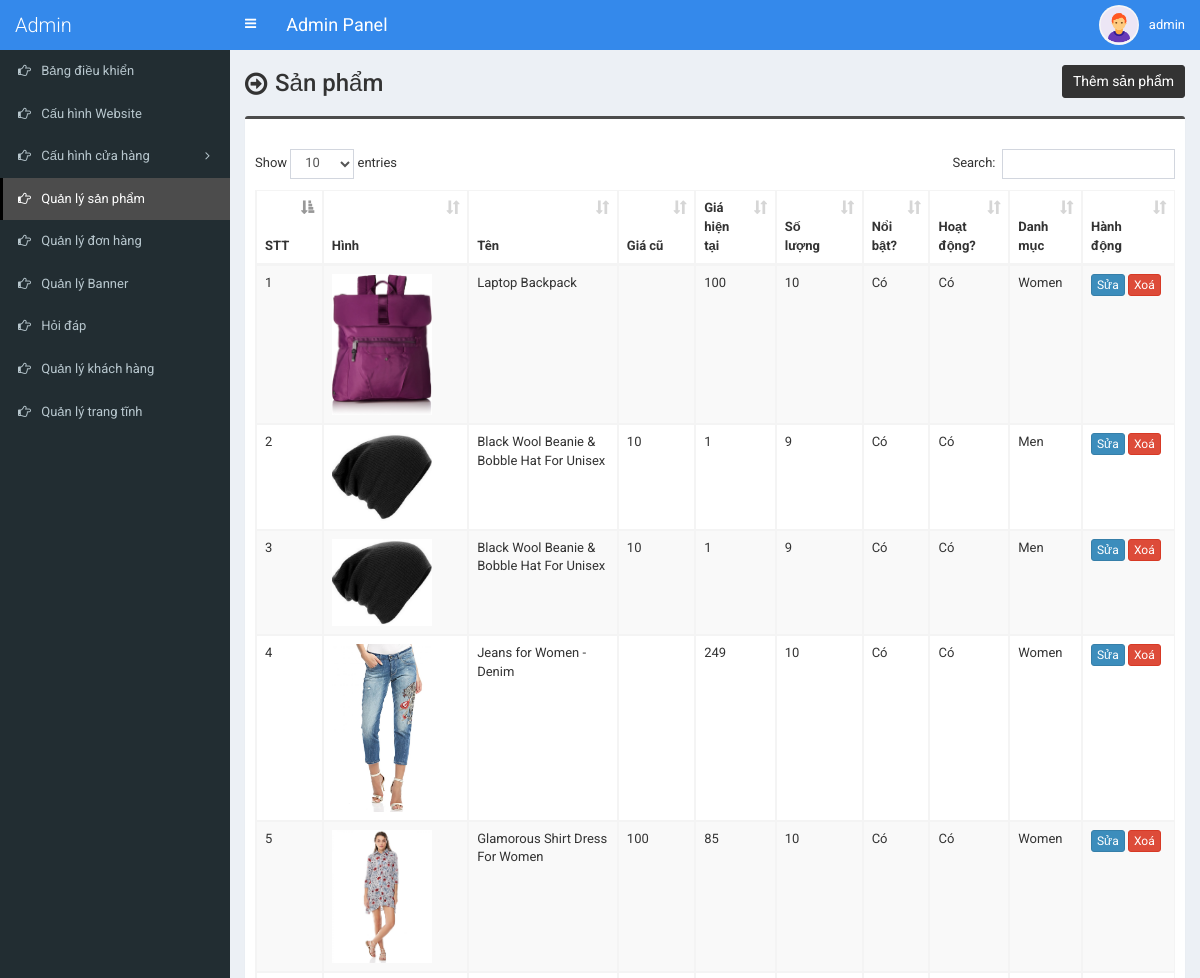
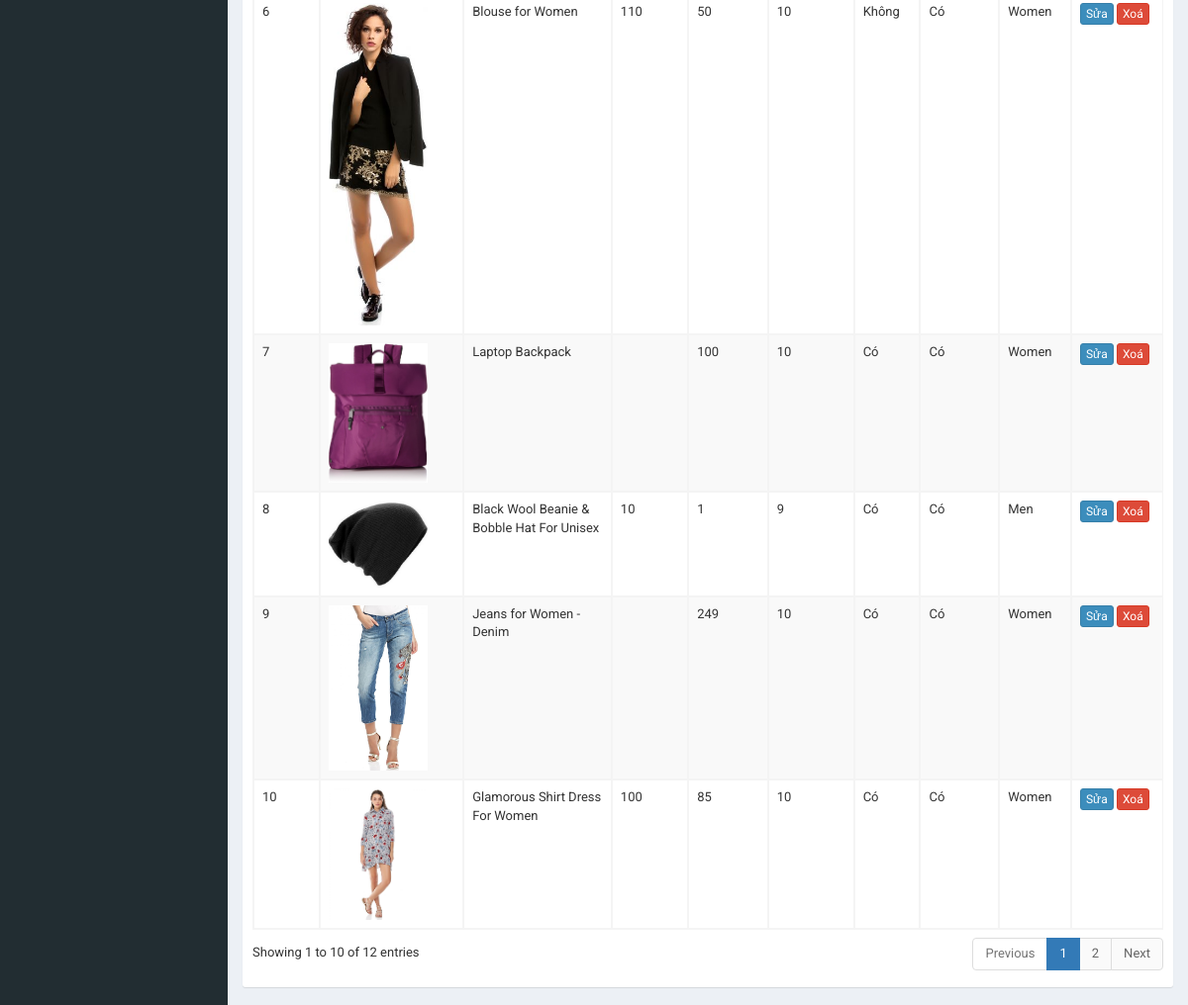
Screenshot of /admin/product.php (signed in) with the database file from the repository (2 pictures, top to bottom).
### tables this page shows
CREATE TABLE `tbl_product` (
  `p_id` int NOT NULL AUTO_INCREMENT,
  `p_name` varchar(255) NOT NULL,
  `p_old_price` varchar(10) NOT NULL,
  `p_current_price` varchar(10) NOT NULL,
  `p_qty` int NOT NULL,
  `p_featured_photo` varchar(255) NOT NULL,
  `p_description` text NOT NULL,
  `p_short_description` text NOT NULL,
  `p_feature` text NOT NULL,
  `p_condition` text NOT NULL,
  `p_return_policy` text NOT NULL,
  `p_total_view` int NOT NULL,
  `p_is_featured` int NOT NULL,
  `p_is_active` int NOT NULL,
  `ecat_id` int NOT NULL,
  PRIMARY KEY (`p_id`)
);

CREATE TABLE `tbl_top_category` (
  `tcat_id` int NOT NULL AUTO_INCREMENT,
  `tcat_name` varchar(255) NOT NULL DEFAULT '',
  `show_on_menu` int NOT NULL,
  `photo` varchar(255) DEFAULT NULL,
  PRIMARY KEY (`tcat_id`)
);

### admin/product.php (the view, shortened to what this page needs)
<?php require_once('header.php'); ?>
<section class="content-header">
	<div class="content-header-left">
		<h1>Sản phẩm</h1>
	</div>
	<div class="content-header-right">
		<a href="product-add.php" class="btn btn-primary btn-sm">Thêm sản phẩm</a>
	</div>
</section>
<section class="content">
	<div class="row">
		<div class="col-md-12">
			<div class="box box-info">
				<div class="box-body table-responsive">
					<table id="example1" class="table table-bordered table-striped">
						<thead>
							<tr>
								<th width="30">STT</th>
								<th>Hình</th>
								<th width="200">Tên</th>
								<th width="60">Giá cũ</th>
								<th width="60">Giá hiện tại</th>
								<th width="60">Số lượng</th>
								<th>Nổi bật?</th>
								<th>Hoạt động?</th>
								<th>Danh mục</th>
								<th width="80">Hành động</th>
							</tr>
						</thead>
						<tbody>
							<?php
							$i=0;
							$statement = $pdo->prepare("SELECT
														t1.p_id,
														t1.p_name,
														t1.p_old_price,
														t1.p_current_price,
														t1.p_qty,
														t1.p_featured_photo,
														t1.p_is_featured,
														t1.p_is_active,
														t1.ecat_id,
														t2.ecat_id,
														t2.ecat_name,
														t3.mcat_id,
														t3.mcat_name,
														t4.tcat_id,
														t4.tcat_name
							                           	FROM tbl_product t1
							                           	JOIN tbl_end_category t2
							                           	ON t1.ecat_id = t2.ecat_id
							                           	JOIN tbl_mid_category t3
							                           	ON t2.mcat_id = t3.mcat_id
							                           	JOIN tbl_top_category t4
							                           	ON t3.tcat_id = t4.tcat_id
							                           	ORDER BY t1.p_id DESC
							                           	");
							$statement->execute();
							$result = $statement->fetchAll(PDO::FETCH_ASSOC);
							foreach ($result as $row) {
								$i++;
								?>
								<tr>
									<td><?php echo $i; ?></td>
									<td style="width:130px;"><img src="../assets/uploads/<?php echo $row['p_featured_photo']; ?>" alt="<?php echo $row['p_name']; ?>" style="width:100px;"></td>
									<td><?php echo $row['p_name']; ?></td>
									<td><?php echo $row['p_old_price']; ?></td>
									<td><?php echo $row['p_current_price']; ?></td>
									<td><?php echo $row['p_qty']; ?></td>
									<td>
										<?php if($row['p_is_featured'] == 1) {echo 'Có';} else {echo 'Không';} ?>
									</td>
									<td>
										<?php if($row['p_is_active'] == 1) {echo 'Có';} else {echo 'Không';} ?>
									</td>
									<td><?php echo $row['tcat_name']; ?></td>
									<td>
										<a href="product-edit.php?id=<?php echo $row['p_id']; ?>" class="btn btn-primary btn-xs">Sửa</a>
										<a href="#" class="btn btn-danger btn-xs" data-href="product-delete.php?id=<?php echo $row['p_id']; ?>" data-toggle="modal" data-target="#confirm-delete">Xoá</a>
									</td>
								</tr>
								<?php
							}
							?>
						</tbody>
					</table>
				</div>
			</div>
		</div>
	</div>
</section>
<?php require_once('footer.php'); ?>

### admin/style.css (style rules this page uses)
body { font-size: 13px; font-family: 'Roboto', sans-serif; }
.content-header>h1, .content-header .content-header-left h1 { font-family: 'Roboto', sans-serif; }
.box-info { padding-top: 20px; }
.content-header { overflow: hidden; }
.content-header .content-header-left { float: left; padding-top: 5px; }
.content-header .content-header-right { float: right; }
.content-header .content-header-left h1 { margin-top: 0; margin-bottom: 0; padding-left: 30px; padding-bottom: 5px; font-size: 24px; position: relative; }
.content-header .content-header-left h1:before { position: absolute; top: 0; left: 0; font-family: 'FontAwesome', sans-serif; font-size: 26px; content: '\f18e'; }
.content-header .content-header-right a { position: relative; font-size: 14px; }
.box.box-info { border-top-color: #4c4c4c; }
.content-header .content-header-right a { background-color: #333333; border-color: #333333; }

### rows the page displays
tbl_product: p_featured_photo (picture), p_name "Laptop Backpack", p_current_price "100", p_qty "10", p_is_featured "Có", p_is_active "Có", tbl_top_category.tcat_name "Women"
tbl_product: p_featured_photo (picture), p_name "Black Wool Beanie & Bobble Hat For Unisex", p_old_price "10", p_current_price "1", p_qty "9", p_is_featured "Có", p_is_active "Có", tbl_top_category.tcat_name "Men"
tbl_product: p_featured_photo (picture), p_name "Black Wool Beanie & Bobble Hat For Unisex", p_old_price "10", p_current_price "1", p_qty "9", p_is_featured "Có", p_is_active "Có", tbl_top_category.tcat_name "Men"
tbl_product: p_featured_photo (picture), p_name "Jeans for Women - Denim", p_current_price "249", p_qty "10", p_is_featured "Có", p_is_active "Có", tbl_top_category.tcat_name "Women"
tbl_product: p_featured_photo (picture), p_name "Glamorous Shirt Dress For Women", p_old_price "100", p_current_price "85", p_qty "10", p_is_featured "Có", p_is_active "Có", tbl_top_category.tcat_name "Women"
tbl_product: p_featured_photo (picture), p_name "Blouse for Women", p_old_price "110", p_current_price "50", p_qty "10", p_is_featured "Không", p_is_active "Có", tbl_top_category.tcat_name "Women"
tbl_product: p_featured_photo (picture), p_name "Laptop Backpack", p_current_price "100", p_qty "10", p_is_featured "Có", p_is_active "Có", tbl_top_category.tcat_name "Women"
tbl_product: p_featured_photo (picture), p_name "Black Wool Beanie & Bobble Hat For Unisex", p_old_price "10", p_current_price "1", p_qty "9", p_is_featured "Có", p_is_active "Có", tbl_top_category.tcat_name "Men"
tbl_product: p_featured_photo (picture), p_name "Jeans for Women - Denim", p_current_price "249", p_qty "10", p_is_featured "Có", p_is_active "Có", tbl_top_category.tcat_name "Women"
tbl_product: p_featured_photo (picture), p_name "Glamorous Shirt Dress For Women", p_old_price "100", p_current_price "85", p_qty "10", p_is_featured "Có", p_is_active "Có", tbl_top_category.tcat_name "Women"

### other values shown
$_SESSION['user']['full_name'] "admin"
